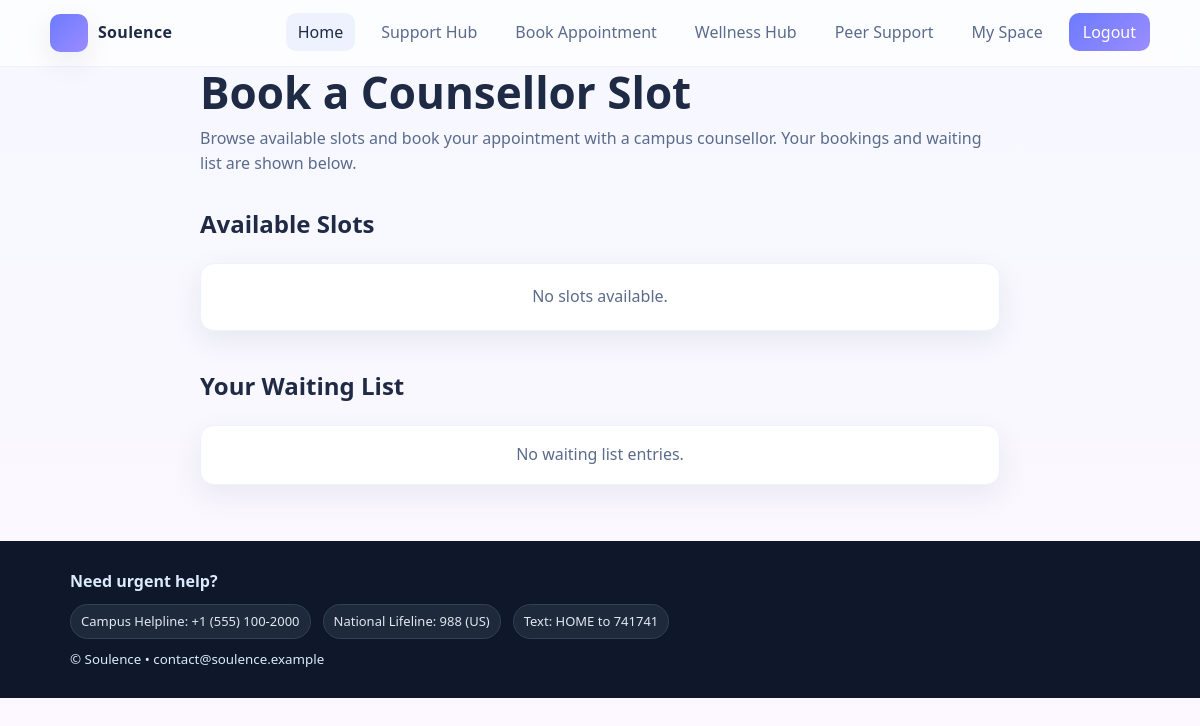
/book-slot/ (signed in), run on an earlier commit of the app's database.
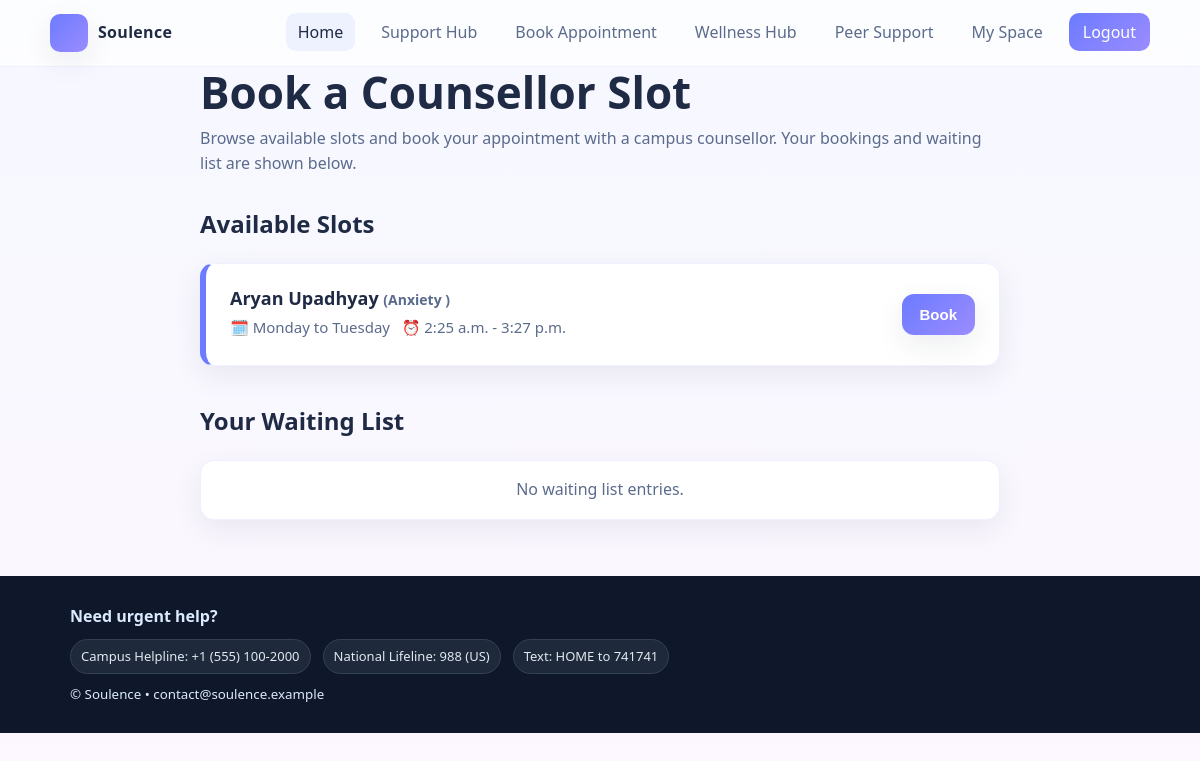
And on a later commit of the database.
### sih_app/models.py (models this page shows, shortened)
class CounsellorSlot(models.Model):
	counsellor_name = models.CharField(max_length=100)
	specialization = models.CharField(max_length=100)
	day = models.CharField(max_length=20)  # e.g., Monday, Tuesday
	start_time = models.TimeField()
	end_time = models.TimeField()
	created_by = models.ForeignKey(Teacher, on_delete=models.CASCADE)
	is_active = models.BooleanField(default=True)

### sih_app/views.py (the view, shortened to what this page needs)
# urls.py: path('book-slot/', views.book_slot, name='book_slot'),
def book_slot(request):
	if request.session.get('user_type') != 'student':
		return redirect('login')
	student = Student.objects.get(email=request.session['user_email'])
	slots = CounsellorSlot.objects.filter(is_active=True)
	booked_appointments = Appointment.objects.filter(student=student)
	booked_slot_ids = [a.slot.id for a in booked_appointments]
	slot_statuses = {a.slot.id: a.status for a in booked_appointments}
	waiting_list = WaitingList.objects.filter(student=student)
	waiting_slot_ids = [w.slot.id for w in waiting_list]
	return render(request, 'book_slot.html', {
		'slots': slots,
		'booked_slot_ids': booked_slot_ids,
		'slot_statuses': slot_statuses,
		'waiting_list': waiting_list,
		'waiting_slot_ids': waiting_slot_ids,
	})

### sih_app/templates/book_slot.html (shortened to what this page needs)
{% extends "index.html" %}
{% block content %}
<div style="max-width: 800px; margin: 0 auto;">
  <h1 style="margin-bottom: 8px;">Book a Counsellor Slot</h1>
  <p class="subtitle" style="margin-bottom: 28px;">Browse available slots and book your appointment with a campus counsellor. Your bookings and waiting list are shown below.</p>
  <h2 style="margin-top: 0;">Available Slots</h2>
  <div style="display: grid; grid-template-columns: 1fr; gap: 18px;">
    {% for slot in slots %}
      <div class="card" style="padding: 20px 24px; display: flex; flex-wrap: wrap; align-items: center; justify-content: space-between; gap: 12px; border-left: 6px solid {% if slot.id in booked_slot_ids %}#22c55e{% elif slot.id in waiting_slot_ids %}#f59e42{% elif slot.is_active %}#6c7bff{% else %}#cbd5e1{% endif %};">
        <div style="flex: 1 1 300px;">
          <div style="font-size: 18px; font-weight: 600; margin-bottom: 2px;">{{ slot.counsellor_name }} <span style="font-size:14px; color:var(--muted);">({{ slot.specialization }})</span></div>
          <div style="color:var(--muted); font-size:15px; margin-bottom: 6px;">🗓️ {{ slot.day }} &nbsp; ⏰ {{ slot.start_time }} - {{ slot.end_time }}</div>
        </div>
        <div style="display: flex; align-items: center; gap: 10px;">
          {% if slot.is_active %}
            {% if slot.id in booked_slot_ids %}
              <span style="background:#22c55e;color:#fff;padding:6px 14px;border-radius:999px;font-size:14px;">Booked ({{ slot_statuses.slot.id }})</span>
            {% elif slot.id in waiting_slot_ids %}
              <span style="background:#f59e42;color:#fff;padding:6px 14px;border-radius:999px;font-size:14px;">In Waiting List</span>
            {% else %}
              <form method="post" style="margin:0;display:inline;">
                <button class="btn" type="submit" style="font-size:15px;">Book</button>
              </form>
            {% endif %}
          {% else %}
            <span style="background:#cbd5e1;color:#64748b;padding:6px 14px;border-radius:999px;font-size:14px;">Inactive</span>
          {% endif %}
        </div>
      </div>
    {% empty %}
      <div class="card" style="padding: 20px; text-align:center; color:var(--muted);">No slots available.</div>
    {% endfor %}
  </div>
  <h2 style="margin-top:36px;">Your Waiting List</h2>
  <div style="display: grid; grid-template-columns: 1fr; gap: 12px; margin-bottom: 32px;">
    {% for w in waiting_list %}
      <div class="card" style="padding: 16px 20px; display: flex; align-items: center; gap: 12px; border-left: 5px solid #f59e42;">
        <span style="font-size:18px; font-weight:500;">{{ w.slot.counsellor_name }}</span>
        <span style="color:var(--muted); font-size:15px;">({{ w.slot.specialization }})</span>
        <span style="margin-left:auto; color:var(--muted); font-size:15px;">🗓️ {{ w.slot.day }} &nbsp; ⏰ {{ w.slot.start_time }}-{{ w.slot.end_time }}</span>
      </div>
    {% empty %}
      <div class="card" style="padding: 16px; text-align:center; color:var(--muted);">No waiting list entries.</div>
    {% endfor %}
  </div>
</div>
{% endblock %}

### sih_app/templates/index.html (shortened to what this page needs)
<!DOCTYPE html>
<html lang="en">
<head>
</head>
<body>
  <header>
    <div class="container nav">
  <div class="brand"><div class="logo" aria-hidden="true"></div><span>Soulence</span></div>
      <nav aria-label="Primary">
        {% if request.session.user_type == 'supervisor' %}
        <ul>
          <li><a class="active" href="/supervisor/home/">Home</a></li>
          <li><a href="/supervisor/counsellor/">Counsellor</a></li>
          <li><a href="/supervisor/appointments/">Appointments</a></li>
          <li><a href="/logout/" style="color:#fff;background:linear-gradient(135deg,#6c7bff,#9b8cff);padding:8px 14px;">Logout</a></li>
        </ul>
        {% else %}
        <ul>
          <li><a class="active" href="/">Home</a></li>
          <li><a href="/support/">Support Hub</a></li>
          <li><a href="/book-slot/">Book Appointment</a></li>
          <li><a href="/wellness/">Wellness Hub</a></li>
          <li><a href="/peer/">Peer Support</a></li>
          <li><a href="/myspace/">My Space</a></li>
          <li><a href="/logout/" style="color:#fff;background:linear-gradient(135deg,#6c7bff,#9b8cff);padding:8px 14px;">Logout</a></li>
        </ul>
        {% endif %}
      </nav>
    </div>
  </header>
  <main class="container" id="top">
    {% block content %}{% endblock %}
  </main>
  <footer>
    <div class="container">
      <strong>Need urgent help?</strong>
      <div class="help">
        <span class="tag">Campus Helpline: +1 (555) 100‑2000</span>
        <span class="tag">National Lifeline: 988 (US)</span>
        <span class="tag">Text: HOME to 741741</span>
      </div>
  <small>©  Soulence • contact@soulence.example</small>
    </div>
  </footer>
</body>
</html>

### sih_app/templates/index.html (style rules this page uses)
:root { --bg: #f6f8ff; --bg-2: #fdf7ff; --card: #ffffff; --ink: #1f2a44; --muted: #5b6b8c; --primary: #6c7bff; --primary-2:#9b8cff; --accent: #9be7d6; --danger: #ff6b6b; --shadow: 0 10px 30px rgba(31,42,68,0.08); --radius: 14px; --ring: 0 0 0 3px rgba(108,123,255,0.25); }
* { box-sizing:border-box }
html,body { margin:0;height:100%;color:var(--ink);font:16px/1.6 system-ui, -apple-system, Segoe UI, Roboto, Inter, Helvetica, Arial, "Apple Color Emoji","Segoe UI Emoji" }
body { background: linear-gradient(180deg,var(--bg), var(--bg-2)); }
a { color:inherit;text-decoration:none }
.container { max-width:1100px;margin:0 auto;padding:0 20px }
header { position:sticky;top:0;z-index:10;background:rgba(255,255,255,.7);backdrop-filter: blur(10px);border-bottom:1px solid #eef2ff }
.nav { display:flex;align-items:center;justify-content:space-between;padding:14px 0 }
.brand { display:flex;align-items:center;gap:10px;font-weight:800;letter-spacing:.3px }
.logo { width:38px;height:38px;border-radius:10px;background: linear-gradient(135deg,var(--primary),var(--primary-2));box-shadow: var(--shadow) }
nav ul { display:flex;flex-wrap:wrap;gap:14px;list-style:none;padding:0;margin:0 }
nav a { padding:8px 12px;border-radius:10px;color:var(--muted) }
nav a:hover, nav a.active { background:#eef2ff;color:var(--ink) }
h1 { font-size:clamp(28px,4vw,44px);line-height:1.15;margin:0 0 12px }
.subtitle { color:var(--muted);margin:0 0 18px }
.btn { display:inline-flex;align-items:center;gap:10px;background:linear-gradient(135deg,var(--primary),var(--primary-2));color:#fff;padding:12px 18px;border:none;border-radius:12px;font-weight:700;box-shadow: var(--shadow);cursor:pointer }
.card { background:var(--card);border:1px solid #eef2ff;border-radius:var(--radius);box-shadow:var(--shadow) }
footer { margin-top:56px;background:#0f172a;color:#dbeafe }
footer .container { display:grid;gap:10px;padding:28px 20px }
.help { display:flex;flex-wrap:wrap;gap:12px }
.tag { background:#1e293b;color:#e2e8f0;border:1px solid #334155;padding:6px 10px;border-radius:999px;font-size:13px }

What changed in the data, as far as the page shows it:
added CounsellorSlot: counsellor_name "Aryan Upadhyay", specialization "Anxiety", day "Monday to Tuesday", start_time "2:25 a.m.", end_time "3:27 p.m."
Also different on the page:
text no longer shown: "No slots available."
